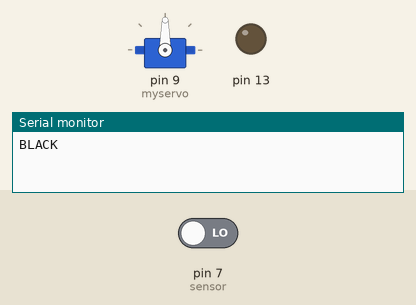
Simulated run of this sketch. Board: Arduino Uno, built with avr-gcc and run on an emulated ATmega328P. On the bench: servo, output pins drawn as LEDs (lit = HIGH), the last lines printed to the serial monitor. The test bench sets the inputs (shaded band); at power-on: pin 7 (sensor) LOW.

Above: at 2.2 s.
2.3 s: pin 7 (sensor) driven HIGH
At 7.4 s:
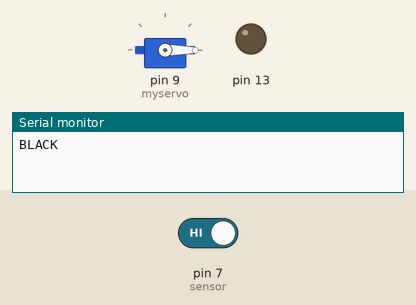
9.0 s: pin 7 (sensor) driven LOW
At 13.4 s:
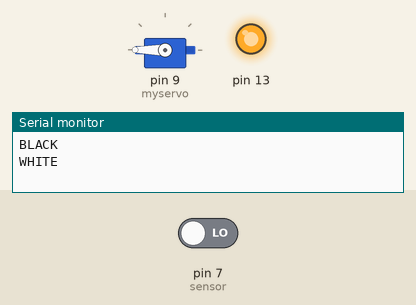
At 13.9 s:
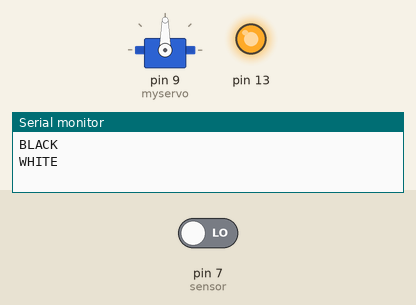
Timing chart, 0 to 21.5 s (numbered marks = the images above; inputs shaded):
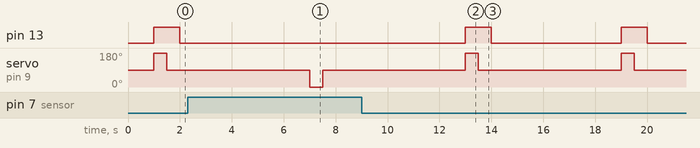

Measured:
- after the input at 2.3 s, pin 13: stays LOW (without the input it goes to HIGH after 4.7 s)
- after the input at 9.0 s, pin 13: alternates HIGH for 1.0 s and LOW for 5.0 s, starting after 4.0 s
- by itself, servo on pin 9 (myservo): alternates 180° for 0.50 s and 90° for 5.5 s

The sketch:

ir.ino
```cpp
#include <Servo.h>
Servo myservo;
#define sensor 7
int sensorstate;
void setup() {
 pinMode(sensor, INPUT);
 pinMode(13, OUTPUT);
 Serial.begin(9600);
 myservo.attach(9);
 myservo.write(90);
 delay(1000);
}
void loop() {
 myservo.write(90);

 if(digitalRead(sensor) == HIGH){
   myservo.write(0);
   delay(500);
   myservo.write(90);
   delay(500);
   Serial.println("WHITE");
 }

 else if(digitalRead(sensor) == LOW){
   digitalWrite(13, HIGH);
   myservo.write(180);
   delay(500);
   myservo.write(90);
   delay(500);
   Serial.println("BLACK");
   digitalWrite(13, LOW);
 }
 delay(5000);
}
```
